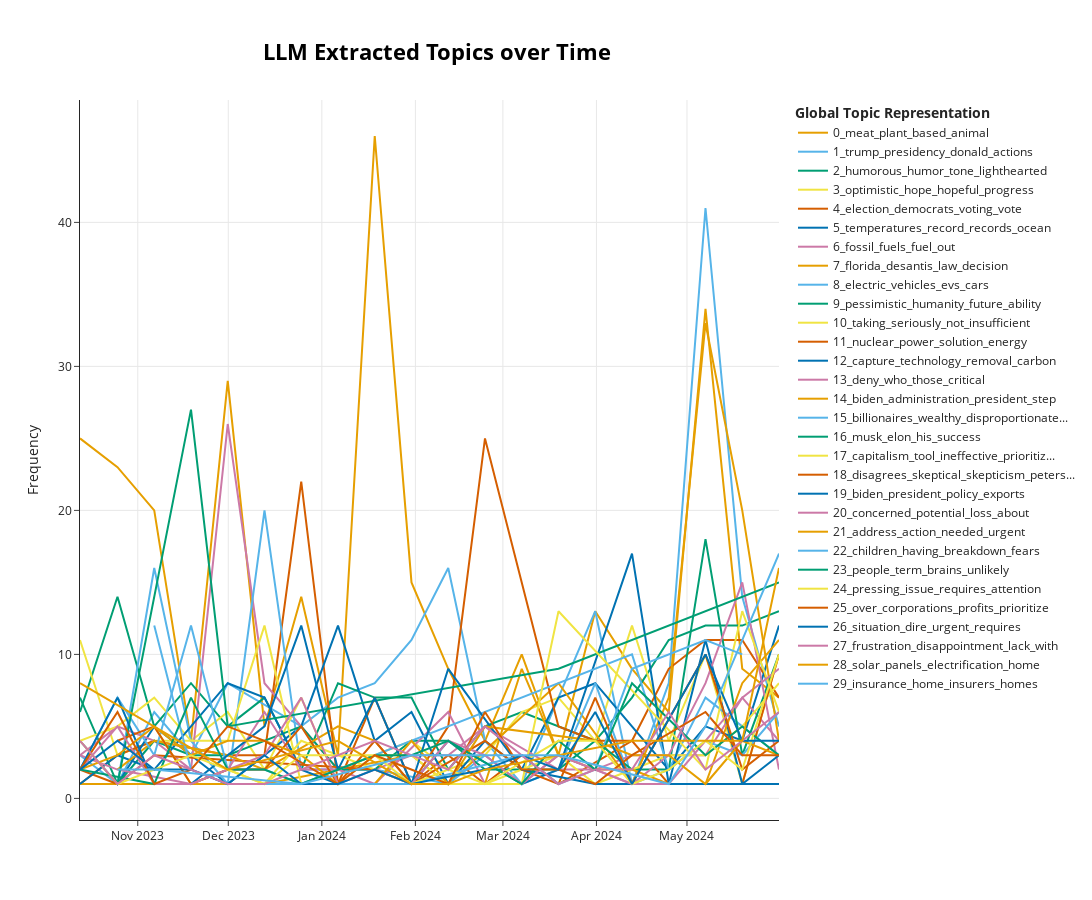

Source (notebook cell):
### Code cell
llm_over_time_fig = topic_model.visualize_topics_over_time(
    topics_over_time,
    top_n_topics=30,
    width=1200,
    height=900,
    title='<b>LLM Extracted Topics over Time</b>'
)
llm_over_time_fig.write_html("figures/llm-timestamp-fig.html")
llm_over_time_fig
